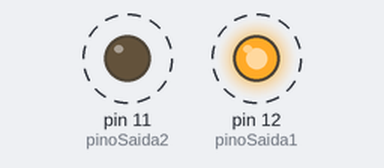
A sketch run on a simulated Arduino Uno, built with avr-gcc and run on an emulated ATmega328P. Parts: output pins drawn as LEDs (lit = HIGH). Dashed ring = blinking.

Above: at 0.3 s.
Timing chart, 0 to 3.0 s (numbered marks = the images above):
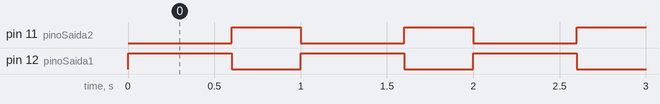

Measured:
- by itself, pin 11 (pinoSaida2): alternates HIGH for 0.40 s and LOW for 0.60 s
- by itself, pin 12 (pinoSaida1): alternates HIGH for 0.60 s and LOW for 0.40 s

The sketch:

aula4experiencia2parte1.ino
```cpp
/*
  Experiência 2 - Parte 1

  Implementar um Sketch que controle duas saídas
  digitais da seguinte maneira:

  A – Quando a saída 1 estiver ligada a saída 2
  deve estar desligada.

  B – Quando a saída 2 estiver ligada a saída 1
  deve estar desligada.

  C – A saída 1 deve permanecer ligada por 600 ms
  e permanecer
  desligada durante 400 ms.

  D – A saída 2 deve permanecer ligada durante 400 ms
  e
  permanecer desligada durante 600 ms.

  E – Repetir a execução acima com os tempos de ligado
  e desligado
  das saídas 1 e 2 invertidos.

*/

/*
  Saídas ligadas conforme sequência:
  jumper - resistor 220hms - LED - GND Arduino,
  tudo em uma protoboard
*/

//Dando nomes aos pinos de saída
int pinoSaida1 = 12;
int pinoSaida2 = 11;


void setup()
{
  //Definindo os pinos como saída (OUTPUT)
  pinMode(pinoSaida1, OUTPUT);
  pinMode(pinoSaida2, OUTPUT);
}

void loop() { //A até D
  digitalWrite(pinoSaida1, HIGH); //Liga saída 1
  digitalWrite(pinoSaida2, LOW); //desliga saída 2
  delay(600); // Permanece essas definições acima por 600 milisegundos

  digitalWrite(pinoSaida1, LOW); //Desliga saída 1
  digitalWrite(pinoSaida2, HIGH); //liga saída 2
  delay(400); //Permanece essas definições acima por 400 milisegundos.

}

/*

void loop(){ //E
  digitalWrite(pinoSaida1, HIGH); //Liga saída 1
  digitalWrite(pinoSaida2, LOW); //desliga saída 2
  delay(400); // Permanece essas definições acima por 400 milisegundos

  digitalWrite(pinoSaida1, LOW); //Desliga saída 1
  digitalWrite(pinoSaida2, HIGH); //liga saída 2
  delay(600); //Permanece essas definições acima por 600 milisegundos.
}
*/
```
